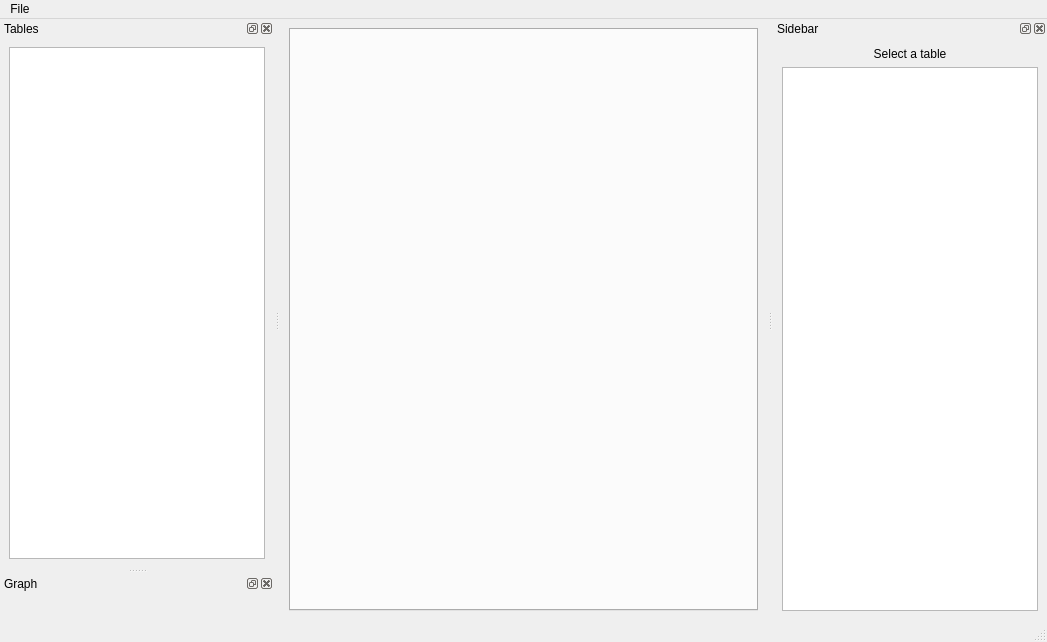
<?xml version="1.0" encoding="UTF-8"?>
<ui version="4.0">
 <class>MainWindow</class>
 <widget class="QMainWindow" name="MainWindow">
  <property name="geometry">
   <rect>
       <x>0</x>
       <y>0</y>
       <width>1047</width>
       <height>642</height>
   </rect>
  </property>
  <property name="windowTitle">
   <string>Overboost</string>
  </property>
  <property name="dockOptions">
   <set>QMainWindow::AllowTabbedDocks|QMainWindow::AnimatedDocks</set>
  </property>
  <widget class="QWidget" name="centralwidget">
   <layout class="QHBoxLayout" name="horizontalLayout">
    <item>
     <widget class="QTabWidget" name="tabs">
      <property name="currentIndex">
       <number>-1</number>
      </property>
      <property name="tabsClosable">
       <bool>true</bool>
      </property>
      <property name="movable">
       <bool>true</bool>
      </property>
     </widget>
    </item>
   </layout>
  </widget>
  <widget class="QMenuBar" name="menubar">
   <property name="geometry">
    <rect>
     <x>0</x>
     <y>0</y>
        <width>1047</width>
     <height>21</height>
    </rect>
   </property>
   <widget class="QMenu" name="menuCalibration">
    <property name="title">
     <string>File</string>
    </property>
    <addaction name="actionSettings"/>
    <addaction name="actionOpen"/>
   </widget>
   <addaction name="menuCalibration"/>
  </widget>
  <widget class="QStatusBar" name="statusbar"/>
  <widget class="QDockWidget" name="dockTables">
   <property name="windowTitle">
    <string>Tables</string>
   </property>
   <attribute name="dockWidgetArea">
    <number>1</number>
   </attribute>
   <widget class="QWidget" name="dockWidgetContents">
    <layout class="QVBoxLayout" name="verticalLayout">
     <item>
      <widget class="QTreeView" name="treeView">
       <property name="sortingEnabled">
        <bool>true</bool>
       </property>
      </widget>
     </item>
    </layout>
   </widget>
  </widget>
  <widget class="QDockWidget" name="dockWidget">
   <property name="windowTitle">
    <string>Graph</string>
   </property>
   <attribute name="dockWidgetArea">
       <number>1</number>
   </attribute>
   <widget class="QWidget" name="dockWidgetContents_2">
    <layout class="QVBoxLayout" name="verticalLayout_2">
     <property name="spacing">
      <number>0</number>
     </property>
     <property name="leftMargin">
      <number>0</number>
     </property>
     <property name="topMargin">
         <number>0</number>
     </property>
        <property name="rightMargin">
            <number>0</number>
        </property>
        <property name="bottomMargin">
            <number>0</number>
        </property>
        <item>
            <widget class="GraphWidget" name="graph" native="true"/>
        </item>
    </layout>
   </widget>
  </widget>
     <widget class="QDockWidget" name="dockSidebar">
         <property name="windowTitle">
             <string>Sidebar</string>
         </property>
         <attribute name="dockWidgetArea">
             <number>2</number>
         </attribute>
         <widget class="QWidget" name="dockWidgetContents_3">
             <layout class="QVBoxLayout" name="verticalLayout_3">
                 <item>
                     <widget class="QLabel" name="labelDescription">
                         <property name="text">
                             <string>Select a table</string>
                         </property>
                         <property name="alignment">
                             <set>Qt::AlignCenter</set>
                         </property>
                         <property name="wordWrap">
                             <bool>true</bool>
                         </property>
                     </widget>
                 </item>
                 <item>
                     <widget class="QTreeView" name="treeDetails"/>
                 </item>
             </layout>
         </widget>
     </widget>
     <action name="actionSettings">
         <property name="text">
             <string>Settings</string>
         </property>
     </action>
     <action name="actionOpen">
   <property name="text">
    <string>Open</string>
   </property>
   <property name="shortcut">
    <string>Ctrl+O</string>
   </property>
  </action>
 </widget>
 <customwidgets>
  <customwidget>
   <class>GraphWidget</class>
   <extends>QWidget</extends>
   <header location="global">widgets/GraphWidget.h</header>
   <container>1</container>
  </customwidget>
 </customwidgets>
 <resources/>
 <connections/>
</ui>
